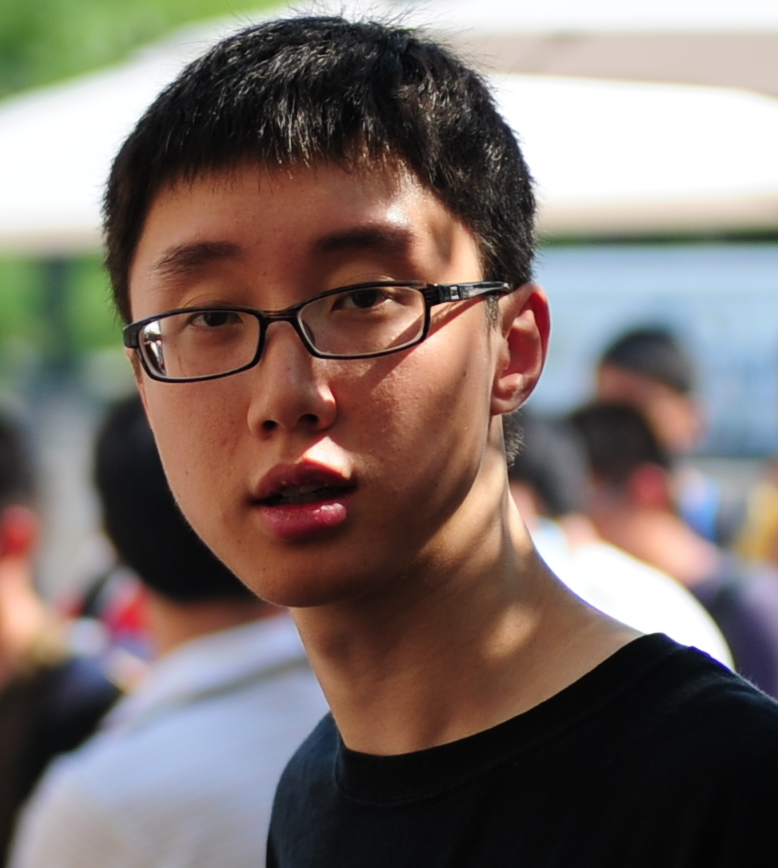
#> input picture ICCV_2019_Workshop/tinghui-zhou.png, 778 x 868 px
$ python resize.py
#> lines starting #> are read from the running program, lines starting #| are printed output that depends on the picture
import cv2
img = cv2.imread('tinghui-zhou.png')
#> img is the input picture: shape (868, 778, 3); mean B, G, R 104.4, 109.9, 123.1
new_img = img[20:800, :, :]
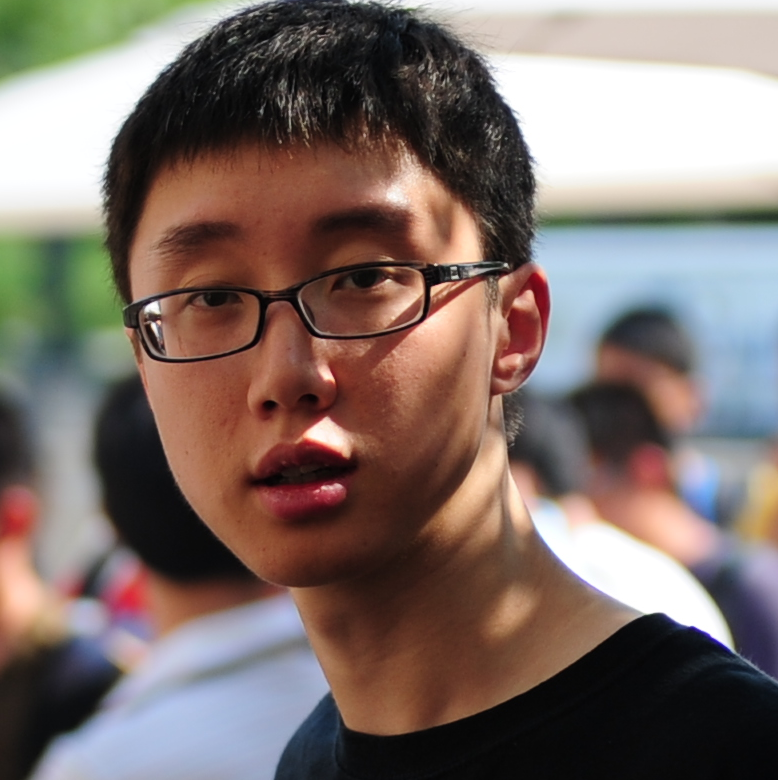
#> new_img: shape (780, 778, 3); mean B, G, R 105.8, 111.5, 126.6
cv2.imwrite('new.png', new_img)

$ run again, with ICCV_2019_Workshop/dahua_lin.png copied over ICCV_2019_Workshop/tinghui-zhou.png
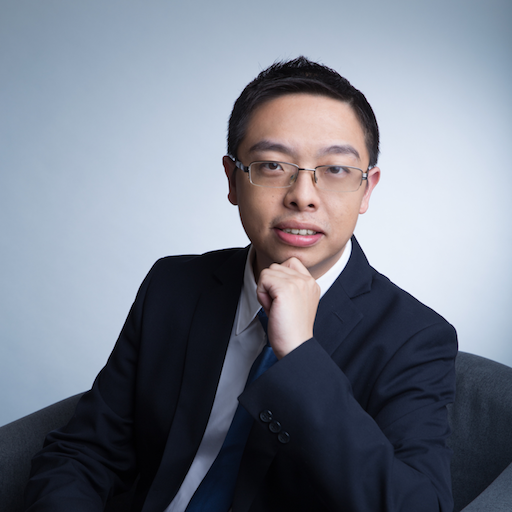
#> input picture ICCV_2019_Workshop/dahua_lin.png, 512 x 512 px
#> img is the input picture: shape (512, 512, 3); mean B, G, R 136.8, 124.1, 118.1
#> `new_img = img[20:800, :, :]`:
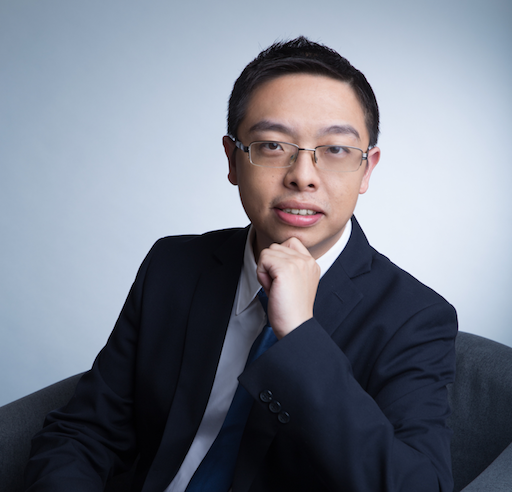
#> new_img: shape (492, 512, 3); mean B, G, R 134.9, 122.4, 117

$ run again, with ICCV_2019_Workshop/human_iccv2019.png copied over ICCV_2019_Workshop/tinghui-zhou.png
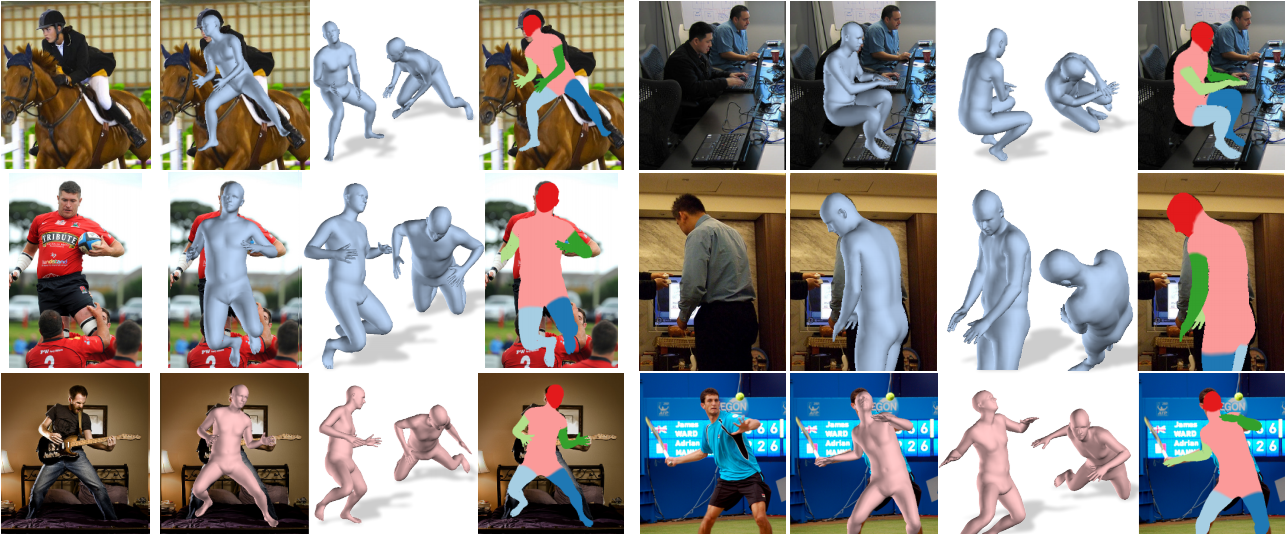
#> input picture ICCV_2019_Workshop/human_iccv2019.png, 1285 x 536 px
#> img is the input picture: shape (536, 1285, 3); mean B, G, R 142.6, 145.1, 149.3
#> `new_img = img[20:800, :, :]`:
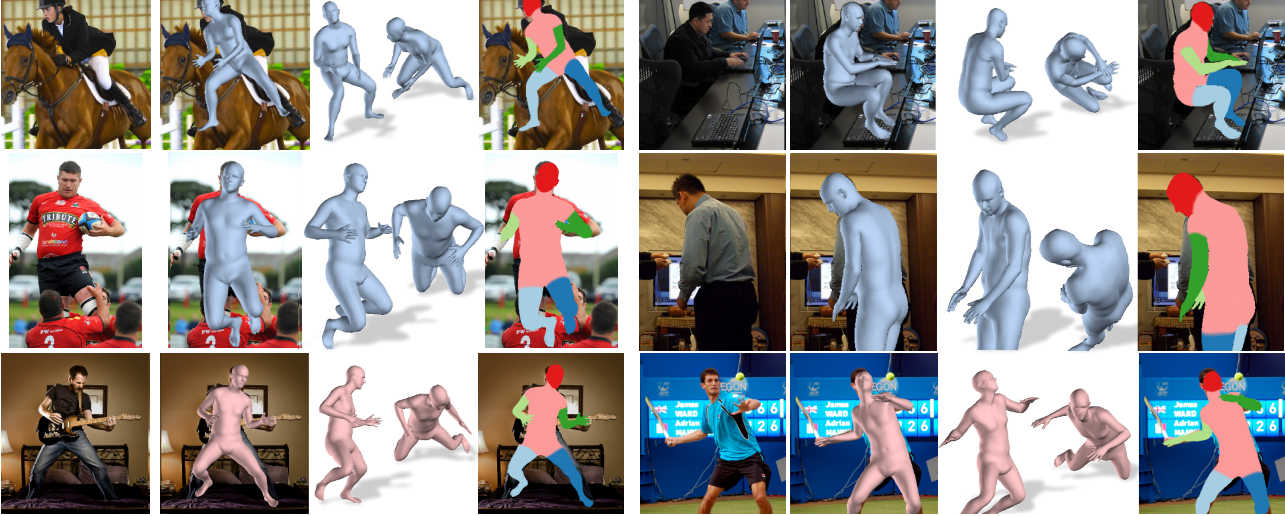
#> new_img: shape (516, 1285, 3); mean B, G, R 142, 144.1, 148.3

$ run again, with ICCV_2019_Workshop/teaser_eccv18.png copied over ICCV_2019_Workshop/tinghui-zhou.png
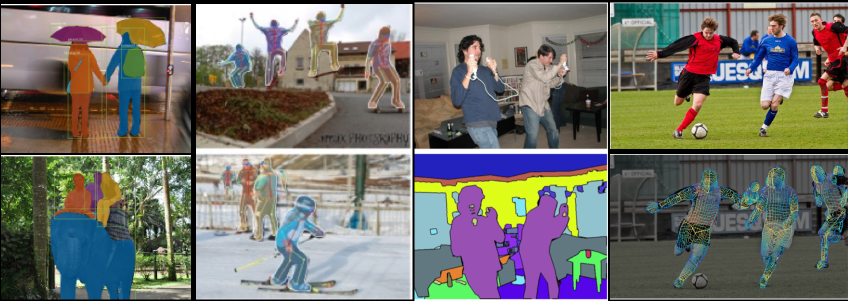
#> input picture ICCV_2019_Workshop/teaser_eccv18.png, 1695 x 602 px (shown at 1/2 size)
#> img is the input picture: shape (602, 1695, 3); mean B, G, R 107.9, 114.4, 115.9
#> `new_img = img[20:800, :, :]`:
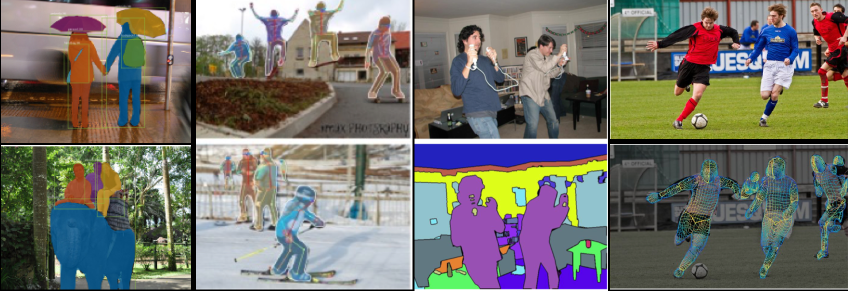
#> new_img: shape (582, 1695, 3) (shown at 1/2 size); mean B, G, R 108.1, 114.8, 116.4
